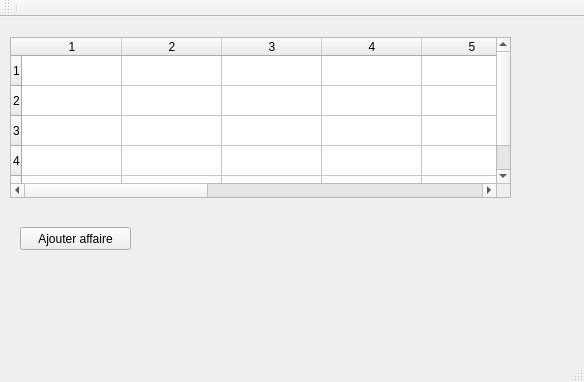
<?xml version="1.0" encoding="UTF-8"?>
<ui version="4.0">
 <class>MainWindow</class>
 <widget class="QMainWindow" name="MainWindow">
  <property name="geometry">
   <rect>
    <x>0</x>
    <y>0</y>
    <width>584</width>
    <height>382</height>
   </rect>
  </property>
  <property name="windowTitle">
   <string>MainWindow</string>
  </property>
  <widget class="QWidget" name="centralWidget">
   <widget class="QTableWidget" name="tableWidget">
    <property name="geometry">
     <rect>
      <x>10</x>
      <y>20</y>
      <width>501</width>
      <height>161</height>
     </rect>
    </property>
    <property name="rowCount">
     <number>5</number>
    </property>
    <property name="columnCount">
     <number>10</number>
    </property>
    <row/>
    <row/>
    <row/>
    <row/>
    <row/>
    <column/>
    <column/>
    <column/>
    <column/>
    <column/>
    <column/>
    <column/>
    <column/>
    <column/>
    <column/>
   </widget>
   <widget class="QPushButton" name="ajouterAffaire">
    <property name="geometry">
     <rect>
      <x>20</x>
      <y>210</y>
      <width>111</width>
      <height>23</height>
     </rect>
    </property>
    <property name="text">
     <string>Ajouter affaire</string>
    </property>
   </widget>
  </widget>
  <widget class="QToolBar" name="mainToolBar">
   <attribute name="toolBarArea">
    <enum>TopToolBarArea</enum>
   </attribute>
   <attribute name="toolBarBreak">
    <bool>false</bool>
   </attribute>
   <addaction name="separator"/>
  </widget>
  <widget class="QStatusBar" name="statusBar"/>
 </widget>
 <layoutdefault spacing="6" margin="11"/>
 <resources/>
 <connections/>
</ui>
